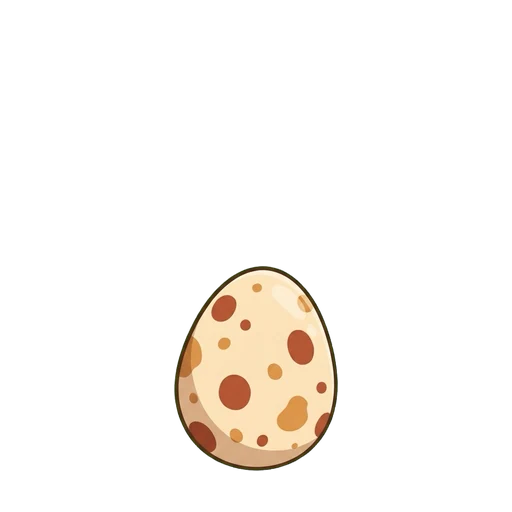
#> input picture pomo/pets/dog/shiba/0.webp, 512 x 512 px
$ python -i pets_process.py   (imports and definitions only)
#> lines starting #> are read from the running program, lines starting #| are printed output that depends on the picture
# 相棒イラスト（画像生成AIの緑背景 #00FF00）を透過・サイズ統一して pomo/pets/<種類>/<品種>/<名前>.webp に書き出す
#   python3 tools/pets_process.py <元画像フォルダ（dog_shiba/0.png, 3_happy.png …）> pomo/pets
# 足元を下から8%の位置にそろえ、成長段階ごとの大きさを揃える。機嫌の絵（3_happy など）は同じ段階の基本の絵と同じ縮尺。
import sys, os, re
import numpy as np
from PIL import Image

OUT = 512
HEIGHT = {'0': 0.40, '1': 0.56, '2': 0.66, '3': 0.76, '4': 0.78}   # character height / canvas, per stage
BASE = 0.92                                                         # baseline (feet) from the top

def key(path):
#> called with path = '../pomo/pets/dog/shiba/0.webp'
    a = np.asarray(Image.open(path).convert('RGB')).astype(np.float32)
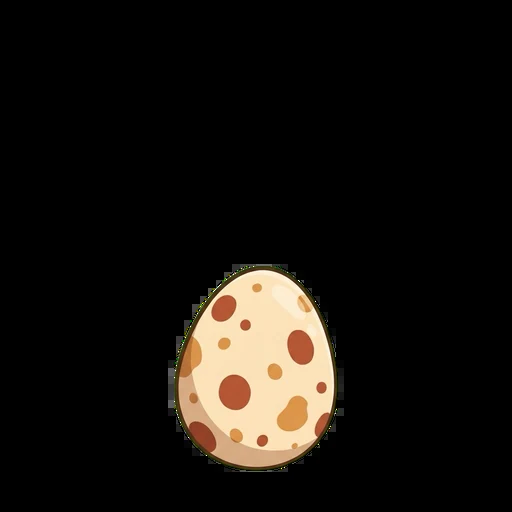
#> a: shape (512, 512, 3) float32; mean R, G, B 22.1, 18.5, 14.4
    r, g, b = a[..., 0], a[..., 1], a[..., 2]
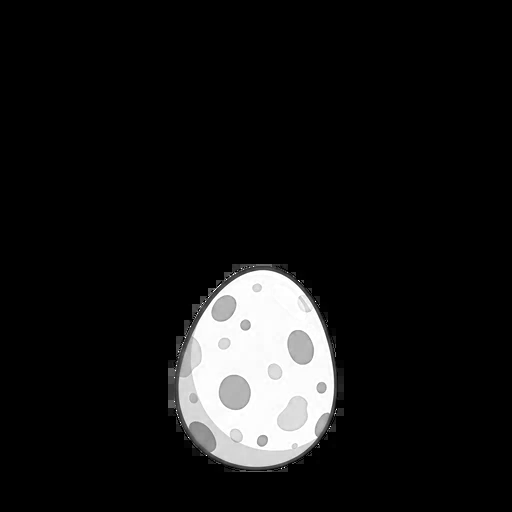
#> r: shape (512, 512) float32; min 0, max 255, mean 22.1
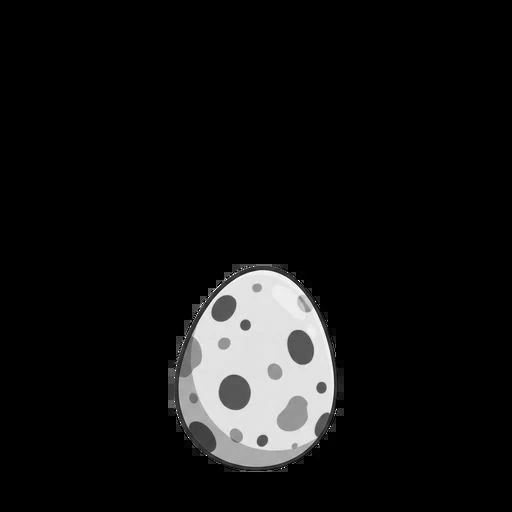
#> g: shape (512, 512) float32; min 0, max 255, mean 18.5
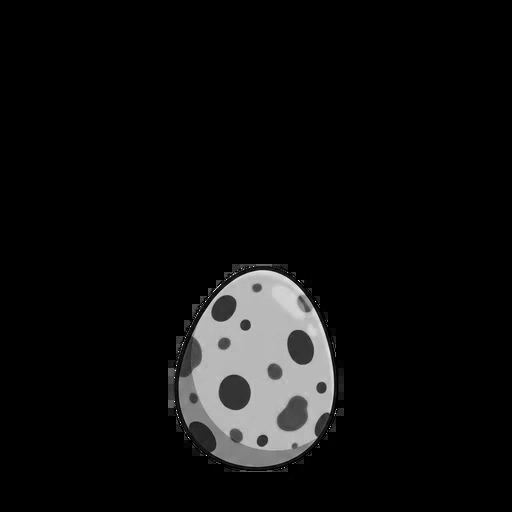
#> b: shape (512, 512) float32; min 0, max 244, mean 14.4
    gx = g - np.maximum(r, b)                                        # greenness
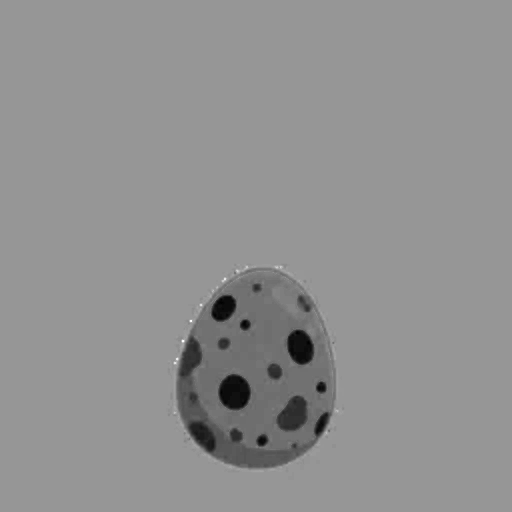
#> gx: shape (512, 512) float32; min -103, max 72, mean -3.6; drawn with min black and max white
    alpha = np.clip(1 - (gx - 40) / 100, 0, 1)
    g = np.minimum(g, np.maximum(r, b) + 8)                          # remove green spill on the outline
    im = Image.fromarray(np.dstack([r, g, b, alpha * 255]).clip(0, 255).astype(np.uint8), 'RGBA')
    bb = im.getchannel('A').point(lambda v: 255 if v > 24 else 0).getbbox()
#> bb = (0, 0, 512, 512)
    return im.crop(bb)

def place(im, scale):
    w, h = max(1, round(im.width * scale)), max(1, round(im.height * scale))
    im = im.resize((w, h), Image.LANCZOS)
    c = Image.new('RGBA', (OUT, OUT), (0, 0, 0, 0))
    c.alpha_composite(im, ((OUT - w) // 2, round(OUT * BASE) - h))
    return c

src, dst = sys.argv[1], sys.argv[2]
# [15 lines not run here, left out]

>>> result = key('../pomo/pets/dog/shiba/0.webp')
